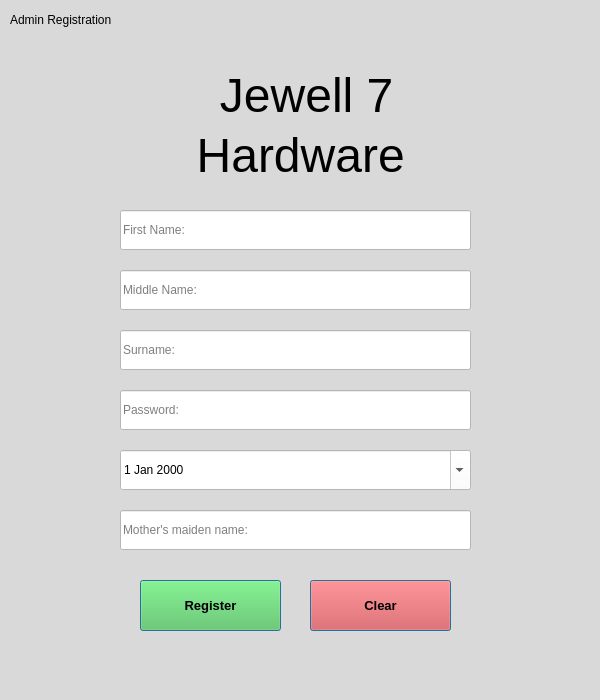
<?xml version="1.0" encoding="UTF-8"?>
<ui version="4.0">
 <class>ProductManagement</class>
 <widget class="QMainWindow" name="ProductManagement">
  <property name="geometry">
   <rect>
    <x>0</x>
    <y>0</y>
    <width>600</width>
    <height>700</height>
   </rect>
  </property>
  <property name="windowTitle">
   <string>MainWindow</string>
  </property>
  <property name="styleSheet">
   <string notr="true">background-color:#D9D9D9;</string>
  </property>
  <widget class="QWidget" name="centralwidget">
   <widget class="QLabel" name="label1">
    <property name="geometry">
     <rect>
      <x>10</x>
      <y>10</y>
      <width>121</width>
      <height>20</height>
     </rect>
    </property>
    <property name="text">
     <string>Admin Registration</string>
    </property>
   </widget>
   <widget class="QLabel" name="label2">
    <property name="geometry">
     <rect>
      <x>180</x>
      <y>60</y>
      <width>241</width>
      <height>71</height>
     </rect>
    </property>
    <property name="font">
     <font>
      <family>Segoe UI</family>
      <pointsize>36</pointsize>
     </font>
    </property>
    <property name="text">
     <string>   Jewell 7 </string>
    </property>
   </widget>
   <widget class="QLabel" name="label3">
    <property name="geometry">
     <rect>
      <x>170</x>
      <y>120</y>
      <width>241</width>
      <height>71</height>
     </rect>
    </property>
    <property name="font">
     <font>
      <family>Segoe UI</family>
      <pointsize>36</pointsize>
     </font>
    </property>
    <property name="text">
     <string>  Hardware</string>
    </property>
   </widget>
   <widget class="QLineEdit" name="lineEdit1">
    <property name="geometry">
     <rect>
      <x>120</x>
      <y>210</y>
      <width>351</width>
      <height>40</height>
     </rect>
    </property>
    <property name="styleSheet">
     <string notr="true">background-color:#FFFFFF;</string>
    </property>
    <property name="text">
     <string/>
    </property>
    <property name="placeholderText">
     <string>First Name:</string>
    </property>
   </widget>
   <widget class="QLineEdit" name="lineEdit2">
    <property name="geometry">
     <rect>
      <x>120</x>
      <y>270</y>
      <width>351</width>
      <height>40</height>
     </rect>
    </property>
    <property name="styleSheet">
     <string notr="true">background-color:#FFFFFF;</string>
    </property>
    <property name="text">
     <string/>
    </property>
    <property name="placeholderText">
     <string>Middle Name:</string>
    </property>
   </widget>
   <widget class="QLineEdit" name="lineEdit3">
    <property name="geometry">
     <rect>
      <x>120</x>
      <y>330</y>
      <width>351</width>
      <height>40</height>
     </rect>
    </property>
    <property name="styleSheet">
     <string notr="true">background-color:#FFFFFF;</string>
    </property>
    <property name="text">
     <string/>
    </property>
    <property name="placeholderText">
     <string>Surname:</string>
    </property>
   </widget>
   <widget class="QLineEdit" name="lineEdit4">
    <property name="geometry">
     <rect>
      <x>120</x>
      <y>390</y>
      <width>351</width>
      <height>40</height>
     </rect>
    </property>
    <property name="styleSheet">
     <string notr="true">background-color:#FFFFFF;</string>
    </property>
    <property name="text">
     <string/>
    </property>
    <property name="echoMode">
     <enum>QLineEdit::Password</enum>
    </property>
    <property name="placeholderText">
     <string>Password:</string>
    </property>
   </widget>
   <widget class="QPushButton" name="pushButton1">
    <property name="geometry">
     <rect>
      <x>140</x>
      <y>580</y>
      <width>141</width>
      <height>51</height>
     </rect>
    </property>
    <property name="font">
     <font>
      <family>Segoe UI</family>
      <pointsize>10</pointsize>
      <weight>75</weight>
      <bold>true</bold>
     </font>
    </property>
    <property name="styleSheet">
     <string notr="true">background-color:#53C851;</string>
    </property>
    <property name="text">
     <string>Register</string>
    </property>
    <property name="default">
     <bool>true</bool>
    </property>
    <property name="flat">
     <bool>false</bool>
    </property>
   </widget>
   <widget class="QPushButton" name="pushButton2">
    <property name="geometry">
     <rect>
      <x>310</x>
      <y>580</y>
      <width>141</width>
      <height>51</height>
     </rect>
    </property>
    <property name="font">
     <font>
      <family>Segoe UI</family>
      <pointsize>10</pointsize>
      <weight>75</weight>
      <bold>true</bold>
     </font>
    </property>
    <property name="styleSheet">
     <string notr="true">background-color:#E14545;
</string>
    </property>
    <property name="text">
     <string>Clear</string>
    </property>
    <property name="default">
     <bool>true</bool>
    </property>
   </widget>
   <widget class="QLineEdit" name="lineEdit5">
    <property name="geometry">
     <rect>
      <x>120</x>
      <y>510</y>
      <width>351</width>
      <height>40</height>
     </rect>
    </property>
    <property name="styleSheet">
     <string notr="true">background-color:#FFFFFF;</string>
    </property>
    <property name="text">
     <string/>
    </property>
    <property name="placeholderText">
     <string>Mother's maiden name:</string>
    </property>
   </widget>
   <widget class="QDateEdit" name="dateEdit">
    <property name="geometry">
     <rect>
      <x>120</x>
      <y>450</y>
      <width>351</width>
      <height>40</height>
     </rect>
    </property>
    <property name="styleSheet">
     <string notr="true">background-color:#FFFFFF;</string>
    </property>
    <property name="calendarPopup">
     <bool>true</bool>
    </property>
   </widget>
  </widget>
  <widget class="QStatusBar" name="statusbar"/>
 </widget>
 <resources/>
 <connections/>
</ui>
